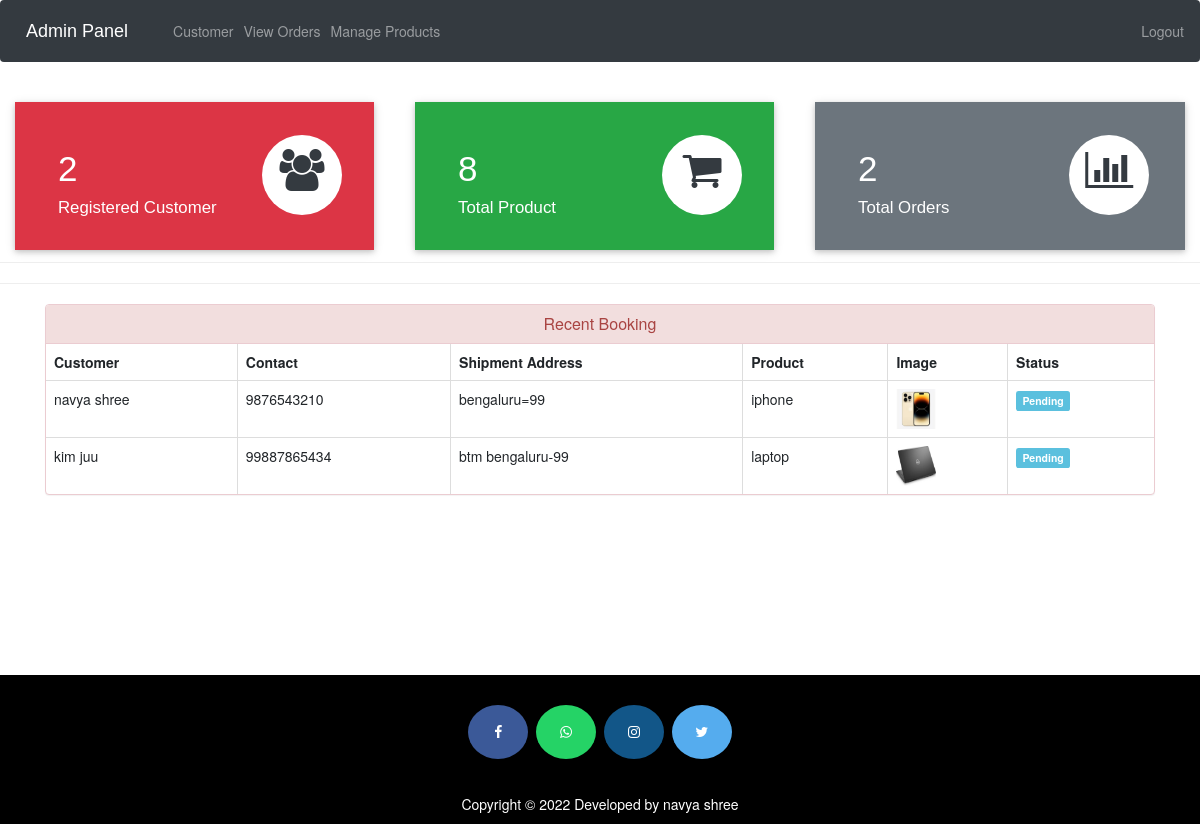
The app's page /admin-dashboard (signed in) with its own data.
### ecom/models.py (models this page shows, shortened)
class Customer(models.Model):
    user=models.OneToOneField(User,on_delete=models.CASCADE)
    profile_pic= models.ImageField(upload_to='profile_pic/CustomerProfilePic/',null=True,blank=True)
    address = models.CharField(max_length=40)
    mobile = models.CharField(max_length=20,null=False)
    @property
    def get_name(self):
        return self.user.first_name+" "+self.user.last_name

class Orders(models.Model):
    STATUS =(
        ('Pending','Pending'),
        ('Order Confirmed','Order Confirmed'),
        ('Out for Delivery','Out for Delivery'),
        ('Delivered','Delivered'),
    )
    customer=models.ForeignKey('Customer', on_delete=models.CASCADE,null=True)
    product=models.ForeignKey('Product',on_delete=models.CASCADE,null=True)
    email = models.CharField(max_length=50,null=True)
    address = models.CharField(max_length=500,null=True)
    mobile = models.CharField(max_length=20,null=True)
    order_date= models.DateField(auto_now_add=True,null=True)
    status=models.CharField(max_length=50,null=True,choices=STATUS)

class Product(models.Model):
    name=models.CharField(max_length=40)
    product_image= models.ImageField(upload_to='product_image/',null=True,blank=True)
    price = models.PositiveIntegerField()
    description=models.CharField(max_length=40)

### ecom/views.py (the view)
# urls.py: path('admin-dashboard', views.admin_dashboard_view,name='admin-dashboard'),
@login_required(login_url='adminlogin')
def admin_dashboard_view(request):
    customercount=models.Customer.objects.all().count()
    productcount=models.Product.objects.all().count()
    ordercount=models.Orders.objects.all().count()
    orders=models.Orders.objects.all()
    ordered_products=[]
    ordered_bys=[]
    for order in orders:
        ordered_product=models.Product.objects.all().filter(id=order.product.id)
        ordered_by=models.Customer.objects.all().filter(id = order.customer.id)
        ordered_products.append(ordered_product)
        ordered_bys.append(ordered_by)
    mydict={
    'customercount':customercount,
    'productcount':productcount,
    'ordercount':ordercount,
    'data':zip(ordered_products,ordered_bys,orders),
    }
    return render(request,'ecom/admin_dashboard.html',context=mydict)

### templates/ecom/admin_dashboard.html
{% extends 'ecom/admin_base.html' %}
{% load static %}
{% block content %}
<br>
{%include 'ecom/admin_dashboard_cards.html'%}
<br><br><br><br><br>
<hr><hr>
<div class="container" >
    <div class="panel panel-danger" >
      <div class="panel-heading" style="text-align:center;">
        <h6 class="panel-title">Recent Booking</h6>
      </div>
      <table class="table table-hover table-bordered" id="dev-table">
        <thead>
          <tr>
            <th>Customer</th>
            <th>Contact</th>
            <th>Shipment Address</th>
            <th>Product</th>
            <th>Image</th>
            <th>Status</th>
          </tr>
        </thead>
        {% for product,customer,order in data %}
        <tr>
          {% for c in customer %}
          <td> {{c.get_name}}</td>
          <td>{{c.mobile}}</td>
          <td>{{order.address}}</td>
          {% endfor %}
          {% for p in product %}
          <td> {{p.name}}</td>
          <td> <img src="{% static p.product_image.url %}" alt="Profile Pic" height="40px" width="40px" /></td>
          {% if order.status == 'Pending'%}
          <td> <span class="label label-info">{{order.status}}</span></td>
          {% elif order.status == 'Delivered' %}
          <td> <span class="label label-success">{{order.status}}</span></td>
          {% elif order.status == 'Out for Delivery' %}
          <td> <span class="label label-warning">{{order.status}}</span></td>
          {%else%}
            <td> <span class="label label-primary">{{order.status}}</span></td>
          {%endif%}
          {% endfor %}
        </tr>
        {% endfor %}
      </table>
  </div>
</div>
{% endblock content %}

### records on screen
Orders: address "bengaluru=99", status "Pending"
Customer: get_name "navya shree", mobile "9876543210"
Product: name "iphone", product_image (picture)
Orders: address "btm bengaluru-99", status "Pending"
Customer: get_name "kim juu", mobile "99887865434"
Product: name "laptop", product_image (picture)

### other values on screen
{{ customercount }} "2"
{{ productcount }} "8"
{{ ordercount }} "2"
